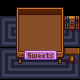

A 2D game scene composited from a Tiled map and its tileset images. What follows is a short description and the map's XML, with every tile layer's data as written:
An orthogonal 5x5 tile map with 16x16 px tiles, 7 tile layers (Back, Back5, Buildings, Buildings1, ...), 4 tilesets.

<map version="1.10" tiledversion="1.10.2" orientation="orthogonal" renderorder="right-down" compressionlevel="0" width="5" height="5" tilewidth="16" tileheight="16" infinite="0" nextlayerid="21" nextobjectid="59">
 <properties>
  <property name="AllowGiantCrops" value="T" />
  <property name="CanBuildHere" value="T" />
  <property name="EnableGrassSpread" value="T" />
  <property name="Fall_Objects" value="T" />
  <property name="FarmFishLocationOverride" value="Mountain 0.5" />
  <property name="ForceAllowTreePlanting" value="T" />
  <property name="IsFarm" value="T" />
  <property name="LocationContext" value="Default" />
  <property name="LooserBuildRestrictions" value="T" />
  <property name="Outdoors" value="T" />
  <property name="Spring_Objects" value="T" />
  <property name="Summer_Objects" value="T" />
  <property name="Winter_Objects" value="T" />
 </properties>
 <tileset firstgid="1" name="Festivals" tilewidth="16" tileheight="16" tilecount="1024" columns="32">
  <image source="Festivals.png" width="512" height="512" />
 </tileset>
 <tileset firstgid="1025" name="jodi" tilewidth="16" tileheight="16" tilecount="3" columns="3">
  <image source="jodi.png" width="48" height="18" />
 </tileset>
 <tileset firstgid="1028" name="Craftables" tilewidth="16" tileheight="16" tilecount="736" columns="8">
  <image source="Craftables.png" width="128" height="1472" />
 </tileset>
 <tileset firstgid="1764" name="furniture" tilewidth="16" tileheight="16" tilecount="2976" columns="32">
  <image source="furniture.png" width="512" height="1488" />
 </tileset>
 <layer id="1" name="Back" width="5" height="5">
  <data encoding="csv">
0,0,0,0,0,
0,0,0,0,0,
0,0,0,0,0,
0,0,0,0,0,
0,0,0,0,0
</data>
 </layer>
 <layer id="19" name="Back5" width="5" height="5">
  <data encoding="csv">
0,0,0,0,0,
3225,3226,3226,3226,3227,
3257,3258,3258,3258,3259,
3225,3226,3226,3226,3227,
3257,3258,3258,3258,3259
</data>
 </layer>
 <layer id="2" name="Buildings" width="5" height="5">
  <data encoding="csv">
0,0,0,0,0,
0,286,287,288,1294,
0,318,319,320,0,
0,350,351,352,1105,
0,0,0,0,0
</data>
 </layer>
 <layer id="20" name="Buildings1" width="5" height="5">
  <data encoding="csv">
0,0,0,0,0,
0,0,0,0,0,
0,0,0,0,0,
0,1025,1026,1027,0,
0,0,0,0,0
</data>
 </layer>
 <layer id="3" name="Front" width="5" height="5">
  <data encoding="csv">
0,254,255,256,0,
0,0,0,0,0,
0,0,0,0,0,
0,0,0,0,0,
0,0,0,0,0
</data>
 </layer>
 <layer id="4" name="AlwaysFront" width="5" height="5">
  <data encoding="csv">
0,0,0,0,0,
0,0,0,0,0,
0,0,0,0,0,
0,0,0,0,0,
0,0,0,0,0
</data>
 </layer>
 <layer id="5" name="Paths" width="5" height="5">
  <data encoding="csv">
0,0,0,0,0,
0,0,0,0,0,
0,0,0,0,0,
0,0,0,0,0,
0,0,0,0,0
</data>
 </layer>
 <objectgroup id="6" name="Back" />
 <objectgroup id="7" name="Buildings" />
 <objectgroup id="8" name="Front" />
 <objectgroup id="9" name="AlwaysFront" />
 <objectgroup id="10" name="Paths" />
</map>
